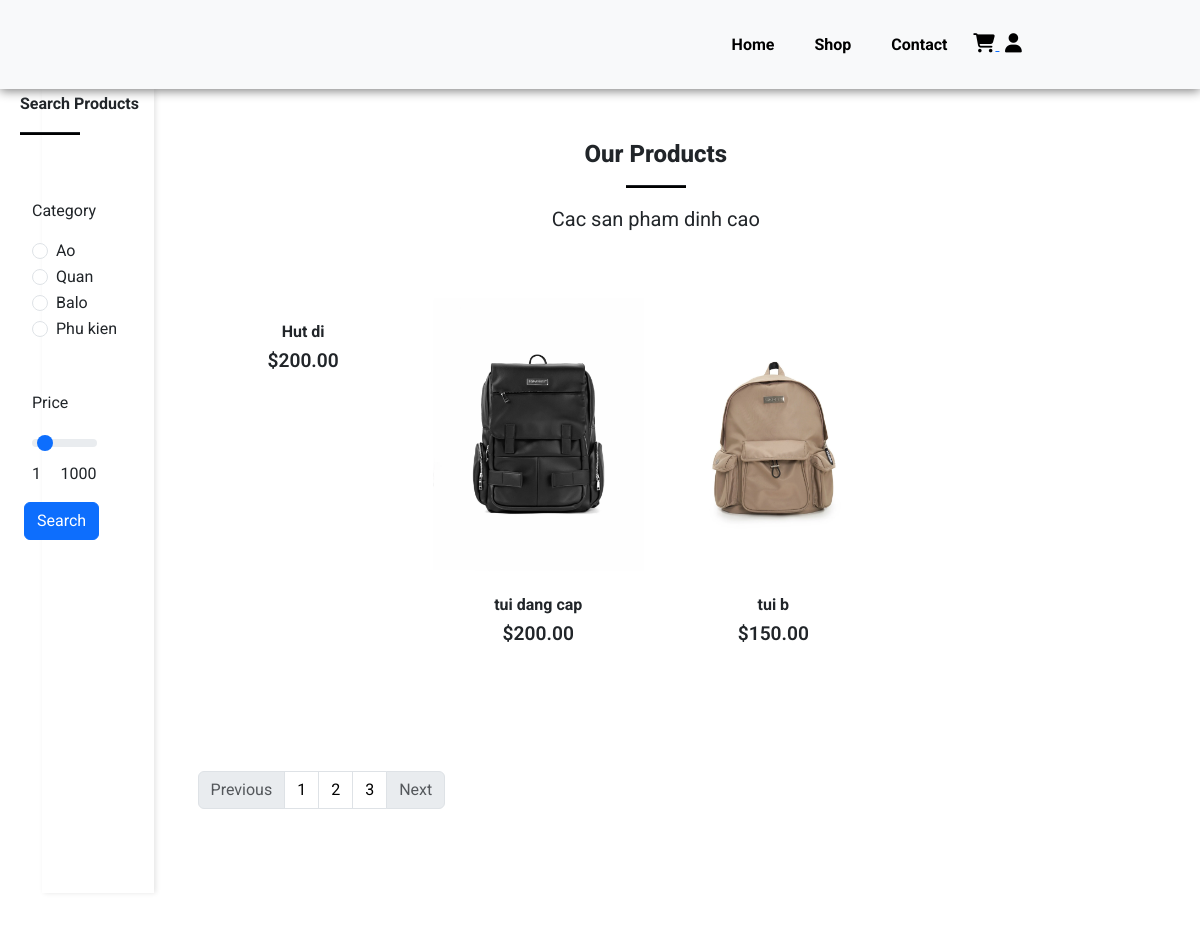
Page /shop.php (upper part) on the earlier database version.
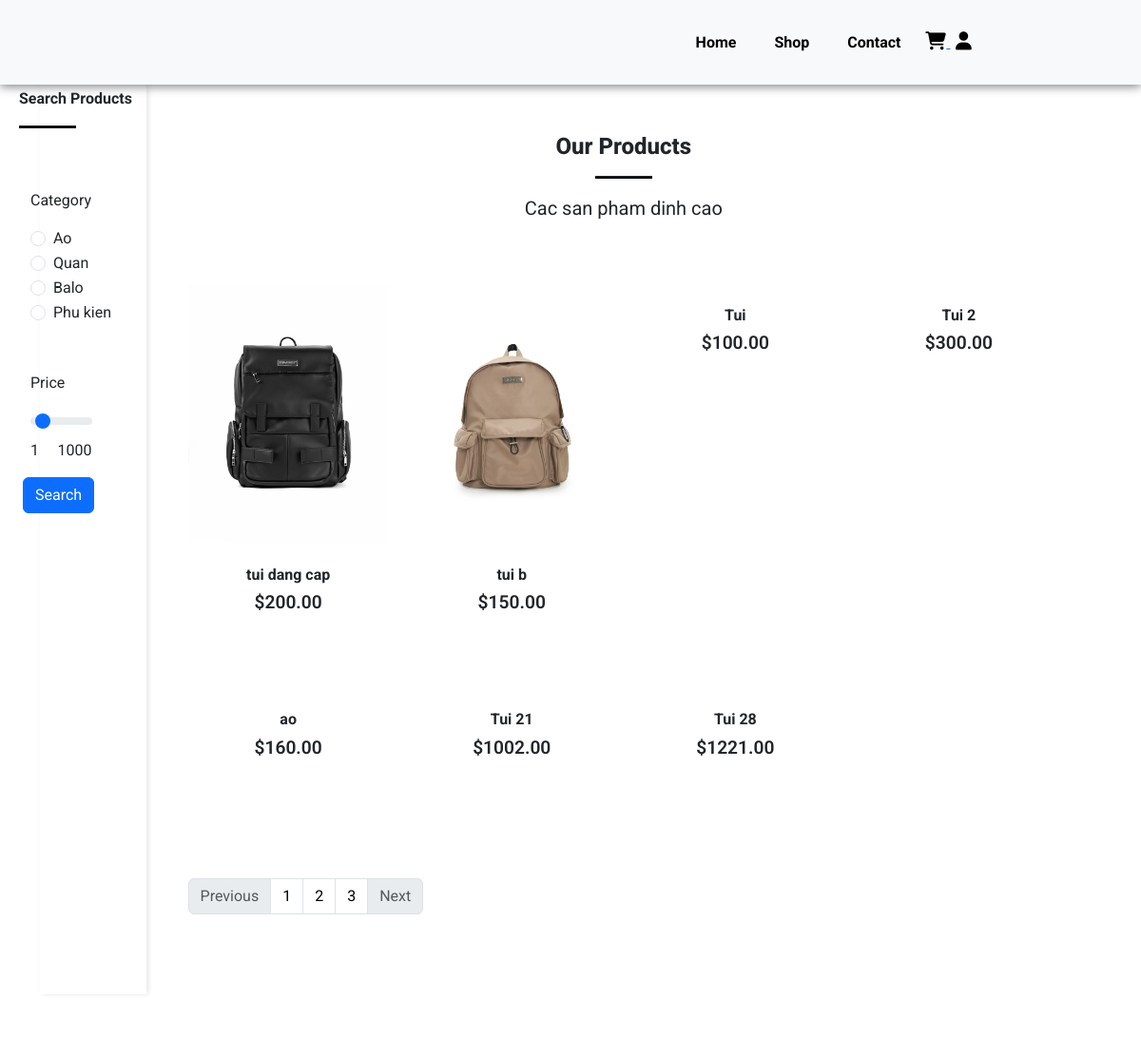
Same page on the later database version.
### tables this page shows
CREATE TABLE `products` (
  `product_id` int(11) NOT NULL,
  `product_name` varchar(100) NOT NULL,
  `product_category` varchar(100) NOT NULL,
  `product_description` varchar(255) NOT NULL,
  `product_image` varchar(255) NOT NULL,
  `product_image2` varchar(255) NOT NULL,
  `product_image3` varchar(255) NOT NULL,
  `product_image4` varchar(255) NOT NULL,
  `product_price` decimal(6,2) NOT NULL,
  `product_special_offer` int(100) NOT NULL,
  `product_color` varchar(100) NOT NULL
);

### shop.php (the view, shortened to what this page needs)
<?php
include('server/connection.php');
if (isset($_POST['search'])) {
  if(isset($_GET['page_no']) && $_GET['page_no'] != ""){
        $page_no = $_GET['page_no'];
    } else{
        $page_no = 1;
    }
    $category = $_POST['category'];
    $price = $_POST['price'];
    $stmt1 = $conn->prepare("SELECT COUNT(*) As total_records FROM products WHERE product_category=? AND product_price<=?");
    $stmt1->bind_param('si',$category,$price);
    $stmt1->execute();
    $stmt1->bind_result($total_records);
    $stmt1->store_result();
    $stmt1->fetch();
    $total_records_per_page = 8;
    $offset = ($page_no-1) * $total_records_per_page;
    $previous_page = $page_no - 1;
    $next_page = $page_no + 1;
    $adjacents = "2";
    $total_no_of_pages = ceil($total_records/$total_records_per_page);
    $stmt2 = $conn->prepare("SELECT * FROM products WHERE product_category=? AND product_price<=? LIMIT $offset,$total_records_per_page");
    $stmt2->bind_param("si",$category,$price);
    $stmt2->execute();
    $products = $stmt2->get_result();
} else {
      if(isset($_GET['page_no']) && $_GET['page_no'] != ""){
        $page_no = $_GET['page_no'];
      } else {
        $page_no = 1;
      }
      $stmt1 = $conn->prepare("SELECT COUNT(*) As total_records FROM products");
      $stmt1->execute();
      $stmt1->bind_result($total_records);
      $total_records_per_page = 8;
      $offset = ($page_no-1) * $total_records_per_page;
      $total_no_of_pages = ceil($total_records/$total_records_per_page);
      $stmt2 = $conn->prepare("SELECT * FROM products LIMIT $offset,$total_records_per_page");
      $stmt2->execute();
      $products = $stmt2->get_result();
  }
?>
<!DOCTYPE html>
<html lang="en">
<head>
    <link href="https://cdn.jsdelivr.net/npm/bootstrap@5.3.3/dist/css/bootstrap.min.css" rel="stylesheet">
    <link rel="stylesheet" href="https://cdnjs.cloudflare.com/ajax/libs/font-awesome/4.7.0/css/font-awesome.min.css">
    <link rel="stylesheet" href="assets/css/style.css">
</head>
<body>
<?php include('layouts/header.php'); ?>
      <div class="container" style="display: flex; flex-direction: row">
        <div class="sidebar" style="width: 10%; padding: 20px; box-shadow: 2px 0 5px rgba(0,0,0,0.1);">
          <section id="search" class="my-5 py-5 ms-2">
            <div class="container mt-5 py-5">
              <p style="font-weight: bold;">Search Products</p>
              <hr>
            </div>
                <form action="shop.php" method="POST">
                  <div class="row mx-auto container">
                    <div class="col-lg-12 col-md-12 col-sm-12">
                      <p>Category</p>
                        <div class="form-check">
                          <input class="form-check-input" value="Ao" type="radio" name="category" id="category_one" <?php if(isset($category) && $category=='Ao'){echo 'checked';} ?>>
                          <label class="form-check-label" for="flexRadioDefault1">
                            Ao
                          </label>
                        </div>
                        <div class="form-check">
                          <input class="form-check-input" value="Quan" type="radio" name="category" id="category_two" <?php if(isset($category) && $category=='Quan'){echo 'checked';} ?>>
                          <label class="form-check-label" for="flexRadioDefault2">
                            Quan
                          </label>
                        </div>
                        <div class="form-check">
                          <input class="form-check-input" value="Balo" type="radio" name="category" id="category_two" <?php if(isset($category)&& $category=='Balo'){echo 'checked';} ?>>
                          <label class="form-check-label" for="flexRadioDefault2">
                            Balo
                          </label>
                        </div>
                        <div class="form-check">
                          <input class="form-check-input" value="Phu_kien" type="radio" name="category" id="category_two" <?php if(isset($category)&& $category=='Phu_kien'){echo 'checked';} ?>>
                          <label class="form-check-label" for="flexRadioDefault2">
                            Phu kien
                          </label>
                        </div>
                    </div>
                  </div>
                  <div class="row mx-auto container mt-5">
                    <div class="col-lg-12 col-md-12 col-sm-12">
                        <p>Price</p>
                        <input type="range" class="form-range w-50" name="price" value="<?php if(isset($price)) {echo $price;} else{echo "100";} ?>" min="1" max="1000" id="customRange2">
                        <div class="w-50">
                          <span style="float: left;">1</span>
                          <span style="float: right;">1000</span>
                        </div>
                    </div>
                  </div>
                  <div class="form-group my-3 mx-3">
                    <input type="submit" name="search" value="Search" class="btn btn-primary">
                  </div>
                </form>
          </section>
        </div>
        <div class="main-content" style="width: 90%; padding:20px;">
          <section id="feature" class="my-0 py-5">
            <div class="container text-center mt-0 py-5">
                <br>
                <h3>Our Products</h3>
                <hr class="mx-auto">
                <p style="font-size: 20px;">Cac san pham dinh cao</p>
            </div>
            <div class="row mx-auto container">
              <?php while ($row = $products->fetch_assoc()) { ?>
                <div onclick="window.location.href='single_product.php';" class="product text-center col-lg-3 col-md-4 col-sm-12">
                    <img class="img-fluid mb-3" src="assets/imgs/<?php echo $row['product_image']; ?>" alt="">
                    <h5 class="p-name"><?php echo $row['product_name']; ?></h5>
                    <h4 class="p-price">$<?php echo $row['product_price']; ?></h4>
                </div>
              <?php } ?>
          <nav aria-label="Page navigation example">
          <ul class="pagination mt-5 mx-auto">
            <li class="page-item <?php if($page_no <=1){echo 'disabled';} ?>">
              <a class="page-link" href="<?php if($page_no <= 1){echo '#';}else { echo "?page_no=".($page_no-1);} ?>">Previous</a>
            </li>
            <li class="page-item"><a class="page-link" href="?page_no=1">1</a></li>
            <li class="page-item"><a class="page-link" href="?page_no=2">2</a></li>
            <li class="page-item"><a class="page-link" href="?page_no=3">3</a></li>
            <li class="page-item <?php if($page_no >= $total_no_of_pages){echo 'disabled';}?>">
              <a class="page-link" href="<?php if($page_no >= $total_no_of_pages){echo '#';} else{echo "?page_no=".($page_no+1);} ?>">Next</a>
            </li>
          </ul>
          </nav>
            </div>
          </section>
          </div>
      </div>
<?php include('layouts/footer.php'); ?>

### layouts/header.php (shortened to what this page needs)
<!DOCTYPE html>
<html lang="en">
<head>
    <link href="https://cdn.jsdelivr.net/npm/bootstrap@5.3.3/dist/css/bootstrap.min.css" rel="stylesheet">
    <link rel="stylesheet" href="https://cdnjs.cloudflare.com/ajax/libs/font-awesome/4.7.0/css/font-awesome.min.css">
    <link rel="stylesheet" href="assets/css/style.css">
</head>
<body>
    <nav class="navbar navbar-expand-lg navbar-light bg-light py-3 fixed-top">
        <div class="container">
          <div class="collapse navbar-collapse nav-buttons" id="navbarSupportedContent">
            <ul class="navbar-nav me-auto mb-2 mb-lg-0">
              <li class="nav-item">
                <a class="nav-link" href="index.php">Home</a>
              </li>
              <li class="nav-item">
                <a class="nav-link" href="shop.php">Shop</a>
              </li>
              <li class="nav-item">
                <a class="nav-link" href="contact.html">Contact</a>
              </li>
              <li class="nav-item">
                <a href="cart.php">
                  <i class="fa fa-shopping-cart">
                  </i>
                </a>
                <a href="login.php"><i class="fa fa-user"></i></a>
              </li>
            </ul>
          </div>
        </div>
      </nav>

### layouts/footer.php (shortened to what this page needs)
</body>
</html>

### assets/css/style.css (style rules this page uses)
.nav-buttons { margin-left: 60%; }
* { margin: 0; padding: 0; box-sizing: border-box; }
body { font-family: 'Roboto', sans-serif; }
h3 { font-size: 1.5rem; font-weight: 800; }
h4 { font-size: 1.2rem; font-weight: 600; }
h5 { font-size: 1rem; font-weight: 400; }
.navbar { font-size: 16px; font-weight: bolder; padding-top: 2rem !important; padding-bottom: 2rem !important; top: 0; left: 0; box-shadow: 0 2px 10px gray; }
.navbar-light .navbar-nav .nav-link { padding: 0 20px; color: #000; transition: 0.4s ease; }
.navbar i { font-size: 1.2rem; padding: 0 0.7px; transition: -0.4s ease; cursor: pointer; margin-left: 5px; }
.nav-item a i { color: black; }
.product { cursor: pointer; margin-bottom: 2rem; }
.product img { transition: 0.3s all; }
hr { width: 60px; height: 3px !important; opacity: 1 !important; background-color: black; }
.p-name { font-weight: bold; }
#search { position: fixed; left: 0; top: -100px; float: left; }

### shop.php (style rules this page uses)
.product img { width: 100%; height: auto; box-sizing: border-box; object-fit: cover; }
.pagination a { color: black; }

Differences in the rows shown:
removed products: product_name "Hut di", product_price "200.00"
added products: product_name "Tui", product_price "100.00"
added products: product_name "Tui 2", product_price "300.00"
added products: product_name "ao", product_price "160.00"
added products: product_name "Tui 21", product_price "1002.00"
added products: product_name "Tui 28", product_price "1221.00"
